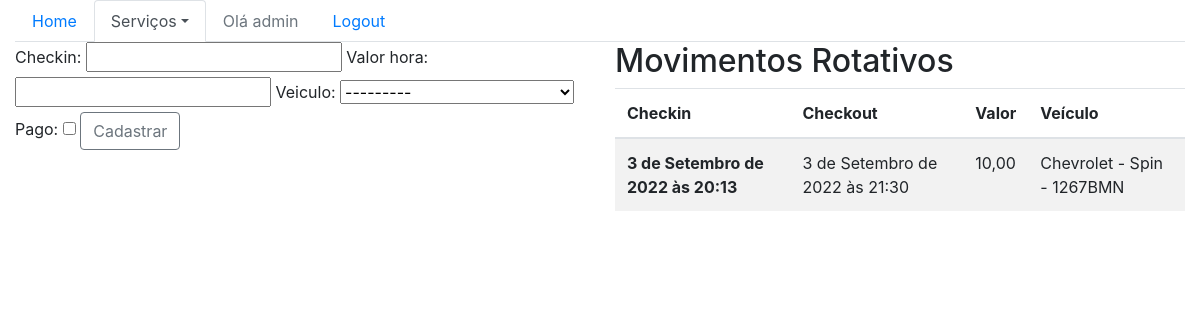
The page /sistema/movrotativos/ (signed in) on the database as committed earlier.
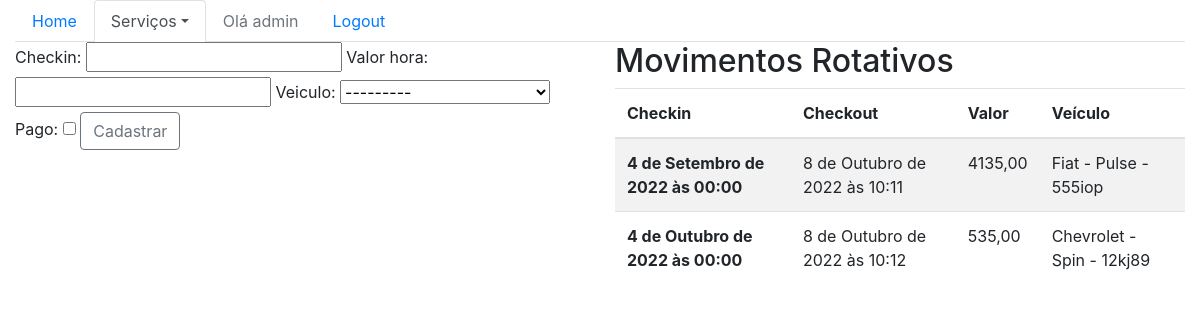
The same page on the database as committed later.
### core/models.py (models this page shows, shortened)
class MovRotativo(models.Model):
    checkin = models.DateTimeField(auto_now=False)
    checkout = models.DateTimeField(auto_now=True, null=True, blank=True)
    valor_hora = models.DecimalField(max_digits=5, decimal_places=2)
    veiculo = models.ForeignKey(Veiculo, on_delete=models.CASCADE)
    pago = models.BooleanField(default=False)
    def horas_total(self):
        return math.ceil((self.checkout - self.checkin).total_seconds() / 3600)
    def total(self):
        return self.valor_hora * self.horas_total()

class Veiculo(models.Model):
    marca = models.ForeignKey(Marca, on_delete=models.CASCADE,)
    modelo = models.CharField(max_length=70)
    proprietario = models.ForeignKey(Pessoa, on_delete=models.CASCADE,)
    placa = models.CharField(max_length=15)
    cor = models.CharField(max_length=15)
    observacao = models.TextField()
    def __str__(self):
        return self.marca.nome + ' - ' + self.modelo + ' - ' + self.placa

class Marca(models.Model):
    nome = models.CharField(max_length=50)

### core/views.py (the view)
@login_required()
def lista_movrotativos(request):
    movrotativos = MovRotativo.objects.all()
    form = MovRotativoForm()
    data = {'movrotativos': movrotativos, 'form': form}
    return render (request,
                   'core/lista_movrotativos.html',
                   data)

### core/forms.py
class MovRotativoForm(ModelForm):
    class Meta:
        model = MovRotativo
        fields = '__all__'

### core/templates/core/lista_movrotativos.html (shortened to what this page needs)
{% extends 'base.html' %}
{% load bootstrap %}
{% block menu %}
    <ul class="nav nav-tabs">
        <li class="nav-item">
            <a class="nav-link" href="{% url 'core_home' %}">Home</a>
        </li>
            <li class="nav-item dropdown">
                <a class="nav-link dropdown-toggle active" data-toggle="dropdown" href="#" role="button" aria-haspopup="true" aria-expanded="false">Serviços</a>
            </li>
        {% if user.is_authenticated %}
            <li class="nav-item">
                <a class="nav-link disabled" href="">Olá {{ user }}</a>
            </li>
            <li class="nav-item">
                <a class="nav-link" href="{% url 'logout' %}">Logout</a>
            </li>
        {% else %}
            <li class="nav-item">
                <a class="nav-link" href="{% url 'login' %}">Login</a>
            </li>
        {% endif %}
    </ul>
{% endblock %}
{% block main %}
    <div class="row">
        <div class="col-sm-6">
            <form action=" {% url 'core_movrotativo_novo' %}" method="POST">
                {{ form|bootstrap }}
                <button type="submit" class="btn btn-outline-secondary">Cadastrar</button>
            </form>
        </div>
        <div class="col-sm-6">
            <table class="table table-striped">
                <h2>Movimentos Rotativos</h2>
                <thead>
                    <tr>
                        <th scope="col">Checkin</th>
                        <th scope="col">Checkout</th>
                        <th scope="col">Valor</th>
                        <th scope="col">Veículo</th>
                    </tr>
                </thead>
                <tbody>
                    {% for movrotativo in movrotativos %}
                    <tr>
                        <th scope="row">{{ movrotativo.checkin }}</th>
                        <td>{{ movrotativo.checkout }}</td>
                        <td>{{ movrotativo.total }}</td>
                        <td>{{ movrotativo.veiculo }}</td>
                    </tr>
                    {% endfor %}
                </tbody>
            </table>
        </div>
    </div>
{% endblock %}

### templates/base.html (shortened to what this page needs)
{% load static %}
<!DOCTYPE html>
<html lang="en">
<head>
    <link rel="stylesheet" href="{% static 'bootstrap/css/bootstrap.css' %}">
</head>
<body>
<div class="container-fluid">
    {% block menu %}
    {% endblock %}
    {% block main %}
    {% endblock %}
</div>
</body>
</html>

Rows that differ between the two databases and show on the page:
removed MovRotativo: checkin "3 de Setembro de 2022 às 20:13", checkout "3 de Setembro de 2022 às 21:30", total "10,00", veiculo "Chevrolet - Spin - 1267BMN"
added MovRotativo: checkin "4 de Setembro de 2022 às 00:00", checkout "8 de Outubro de 2022 às 10:11", total "4135,00", veiculo "Fiat - Pulse - 555iop"
added MovRotativo: checkin "4 de Outubro de 2022 às 00:00", checkout "8 de Outubro de 2022 às 10:12", total "535,00", veiculo "Chevrolet - Spin - 12kj89"
